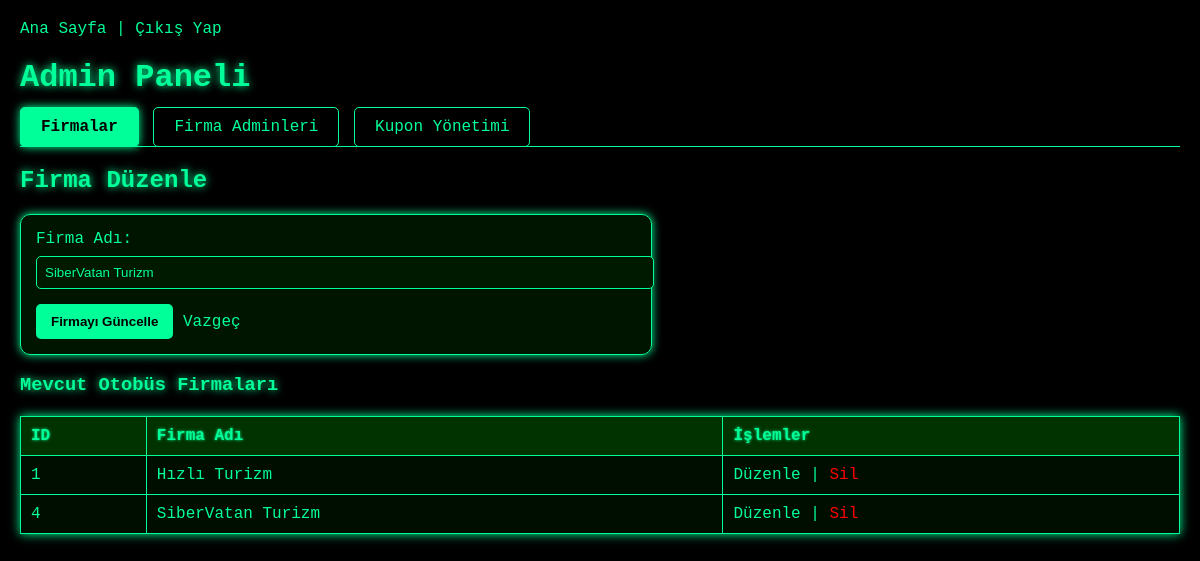
/admin_panel.php?tab=firms&action=edit_firm&firm_id=4 (signed in), run on the app's committed database.
### tables this page shows
CREATE TABLE firms (
    id INTEGER PRIMARY KEY AUTOINCREMENT, -- Benzersiz Firma ID'si
    name TEXT NOT NULL UNIQUE,            -- Firma Adı
    logo_url TEXT,                        -- Firma Logosu URL'si
    created_at DATETIME DEFAULT CURRENT_TIMESTAMP
);

### admin_panel.php (the view, shortened to what this page needs)
<?php
$database_file = 'database.sqlite';
$current_action = $_GET['tab'] ?? 'firms';
try {
    $db = new PDO("sqlite:$database_file");
    $db->setAttribute(PDO::ATTR_ERRMODE, PDO::ERRMODE_EXCEPTION);
    $stmt_list_firms = $db->query("SELECT id, name, logo_url FROM firms ORDER BY name");
    $all_firms = $stmt_list_firms->fetchAll(PDO::FETCH_ASSOC);
    $firm_to_edit = null;
    if (isset($_GET['action']) && $_GET['action'] === 'edit_firm' && isset($_GET['firm_id'])) {
        $stmt_edit = $db->prepare("SELECT * FROM firms WHERE id = ?");
        $stmt_edit->execute([$_GET['firm_id']]);
        $firm_to_edit = $stmt_edit->fetch(PDO::FETCH_ASSOC);
    }
} catch (Exception $e) {
    $db->rollBack();
    $error = "Veritabanı hatası: " . $e->getMessage();
}
$firm_form_title = $firm_to_edit ? "Firma Düzenle" : "Yeni Firma Ekle";
$current_firm_name = $firm_to_edit['name'] ?? '';
?>
<!DOCTYPE html>
<html lang="tr">
<head>
</head>
<body>
    <p><a href="index.php">Ana Sayfa</a> | <a href="logout.php">Çıkış Yap</a></p>
    <h1> Admin Paneli</h1>
    <div class="tabs">
        <a href="admin_panel.php?tab=firms" class="<?php echo $current_action === 'firms' ? 'active' : ''; ?>">Firmalar</a>
        <a href="admin_panel.php?tab=firma_admins" class="<?php echo $current_action === 'firma_admins' ? 'active' : ''; ?>">Firma Adminleri</a>
        <a href="admin_panel.php?tab=coupons" class="<?php echo $current_action === 'coupons' ? 'active' : ''; ?>">Kupon Yönetimi</a>
    </div>
    <div>
        <?php if ($current_action === 'firms'): ?>
            <h2><?php echo $firm_form_title; ?></h2>
            <form method="POST" action="admin_panel.php?tab=firms">
                <label>Firma Adı:</label>
                <input type="text" name="firm_name" value="<?php echo htmlspecialchars($current_firm_name); ?>" required>
                <button type="submit" name="submit_firm"><?php echo $firm_to_edit ? "Firmayı Güncelle" : "Firma Ekle"; ?></button>
                <?php if ($firm_to_edit): ?>
                    <a href="admin_panel.php?tab=firms">Vazgeç</a>
                <?php endif; ?>
            </form>
            <h3>Mevcut Otobüs Firmaları</h3>
            <table>
                <thead>
                    <tr>
                        <th>ID</th>
                        <th>Firma Adı</th>
                        <th>İşlemler</th>
                    </tr>
                </thead>
                <tbody>
                    <?php foreach ($all_firms as $firm): ?>
                        <tr>
                            <td><?php echo htmlspecialchars($firm['id']); ?></td>
                            <td><?php echo htmlspecialchars($firm['name']); ?></td>
                            <td>
                                <a href="admin_panel.php?tab=firms&action=edit_firm&firm_id=<?php echo $firm['id']; ?>">Düzenle</a> |
                                <a href="admin_panel.php?tab=firms&action=delete_firm&firm_id=<?php echo $firm['id']; ?>" onclick="return confirm('Bu firmayı silmek istediğinizden emin misiniz?');" style="color: red;">Sil</a>
                            </td>
                        </tr>
                    <?php endforeach; ?>
                </tbody>
            </table>
        <?php endif; ?>
    </div>
</body>
</html>

### admin_panel.php (style rules this page uses)
body { background-color: #000; color: #00ff99; font-family: 'Courier New', monospace; margin: 20px; animation: matrix-bg 5s infinite alternate; }
a { color: #00ff99; text-decoration: none; transition: 0.3s; }
h1, h2, h3 { color: #00ff99; text-shadow: 0 0 8px #00ff99; }
.tabs { margin-bottom: 20px; border-bottom: 1px solid #00ff99; padding-bottom: 10px; }
.tabs a { padding: 10px 20px; border: 1px solid #00ff99; background-color: transparent; color: #00ff99; margin-right: 5px; border-radius: 5px; }
.tabs a.active { background-color: #00ff99; color: #000; font-weight: bold; box-shadow: 0 0 10px #00ff99; }
form { background-color: rgba(0, 30, 0, 0.7); border: 1px solid #00ff99; padding: 15px; border-radius: 10px; width: 100%; max-width: 600px; box-shadow: 0 0 10px #00ff99; }
label { display: block; margin-bottom: 8px; color: #00ff99; }
input, select { width: 100%; padding: 8px; background-color: #001a00; color: #00ff99; border: 1px solid #00ff99; border-radius: 5px; margin-bottom: 15px; }
button { background-color: #00ff99; color: #000; font-weight: bold; padding: 10px 15px; border: none; border-radius: 5px; cursor: pointer; transition: 0.3s; }
table { width: 100%; border-collapse: collapse; margin-top: 20px; background-color: rgba(0, 20, 0, 0.7); border: 1px solid #00ff99; box-shadow: 0 0 10px #00ff99; }
th, td { border: 1px solid #00ff99; padding: 10px; text-align: left; }
th { background-color: #003300; text-shadow: 0 0 3px #00ff99; }

### data on the page
firms: firm_name "SiberVatan Turizm", id "4", name "SiberVatan Turizm"
firms: id "1", name "Hızlı Turizm"

### other printed values
$firm_form_title "Firma Düzenle"
